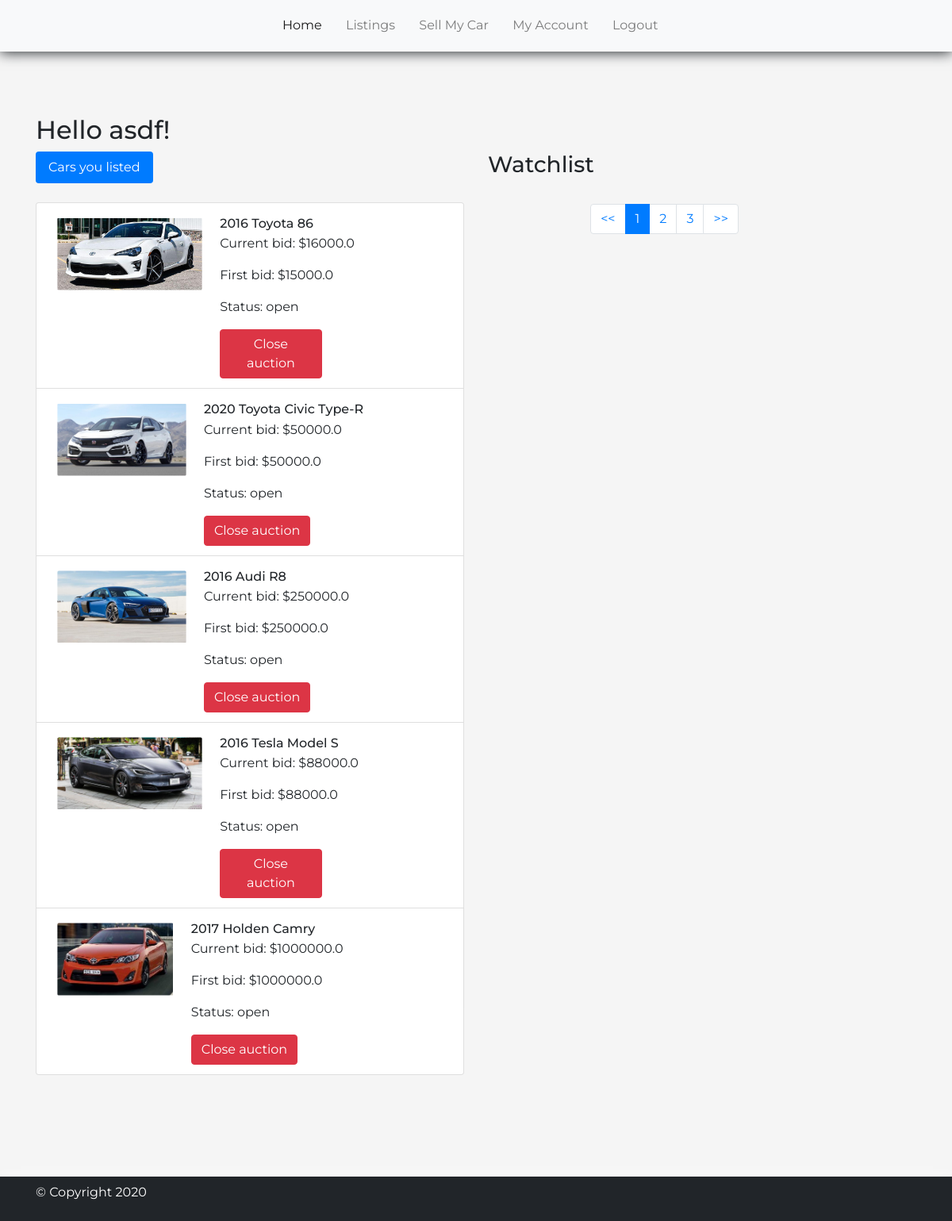
Page /account (signed in) on the committed database.
### auction/models.py (models this page shows)
class User(db.Model, UserMixin):
    id = db.Column(db.Integer, primary_key=True)
    watchlist = db.Column(db.String(500), nullable=True)
    name = db.Column(db.String(200), nullable=False)
    username = db.Column(db.String(100), unique=True, nullable=False)
    email = db.Column(db.String(120), unique=True, nullable=False)
    pass_hash = db.Column(db.String(255), nullable=False)
    reviews = db.relationship('Review', backref='user', lazy=True)
    posts = db.relationship('Auction', backref='user', lazy=True)

class Auction(db.Model):
    id = db.Column(db.Integer, primary_key=True)
    title = db.Column(db.String(200), nullable=False)
    description = db.Column(db.String(1000), nullable=False)
    startBid = db.Column(db.Float, nullable=False)
    bid = db.Column(db.Float, nullable=False)
    status = db.Column(db.String(100), nullable=False)
    brand = db.Column(db.String(100), nullable=False)
    model = db.Column(db.String(100), nullable=False)
    transmision = db.Column(db.String(100), nullable=False)
    colour = db.Column(db.String(100), nullable=False)
    body = db.Column(db.String(100), nullable=False)
    year = db.Column(db.String(100), nullable=False)
    rego = db.Column(db.String(100), nullable=False)
    mileage = db.Column(db.String(100), nullable=False)
    location = db.Column(db.String(100), nullable=False)
    auction_end = db.Column(db.DateTime, nullable=False)
    bidsMade = db.Column(db.Integer,nullable=True,default=0)
    image = db.Column(db.String(200), nullable=False)
    bids = db.relationship('Bid', backref='auction', lazy=True)
    user_id = db.Column(db.Integer, db.ForeignKey('user.id'), nullable=False)

### auction/views/routes.py (the view)
@main.route('/account')
@login_required
def account():
    watchlist = []
    if current_user.watchlist != None:
        for element in current_user.watchlist.split(',')[:-1]:
            watchlist.append(Auction.query.get(int(element)))
    return render_template('account.html',watchlist=watchlist,auctions=current_user.posts)

### auction/models.py (called while the page is built)
@login_manager.user_loader
def load_user(user_id):
    return User.query.get(int(user_id))

### auction/templates/account.html (shortened to what this page needs)
{% include "base.html" %}
<div class="pageTitle">
    <div class="container">
        <h2>Hello {{ current_user.username }}!</h2>
    </div>
</div>
<div class="accountPage">
    <div class="container">
        <div class="row">
            <div class="col-md-6">
                <div class="left-tabs mb-5">
                    <ul class="nav nav-pills mb-4" id="account-pills" role="tablist">
                        <li class="nav-item">
                            <a class="nav-link active" id="pills-summary-tab" data-toggle="pill" href="#pills-summary" aria-selected="true">Cars you listed</a>
                        </li>
                    </ul>
                    <div class="tab-content" id="account-pillsContent">
                        <div class="tab-pane fade show active" id="pills-summary" role="tabpanel" aria-labelledby="pills-summary-tab">
                            <ul class="list-group">
                              {% for element in auctions %}
                              <li class="list-group-item">
                                  <div class="media">
                                      <a href="{{url_for('listings.vehicle',id=element.id)}}"><img class="mr-3" src="..{{element.image}}"></a>
                                      <div class="media-body">
                                          <h6 class="my-1">{{element.title}}</h6>
                                          <p class="card-text">Current bid: ${{element.bid}}</p>
                                          <p class="card-text">First bid: ${{element.startBid}}</p>
                                          <p class="card-text">Status: {{element.status}}</p>
                                          <div class="row">
                                            <div class="col-md-6">
                                              <a href="{{url_for('main.close_auction',id=element.id)}}" class="btn btn-danger">Close auction</a>
                                            </div>
                                          </div>
                                      </div>
                                  </div>
                              </li>
                              {% endfor %}
                            </ul>
                        </div>
                    </div>
                </div>
            </div>
            <div class="col-md-5">
                <div class="watchList">
                    <h3>Watchlist </h3>
                    </div>
                    <nav aria-label="Watchlist pages">
                        <ul class="pagination justify-content-center my-4">
                            <li class="page-item">
                                <a class="page-link" href="#" tabindex="-1">&lt;&lt;</a>
                            </li>
                            <li class="page-item active">
                                <a class="page-link active" href="#">1<span class="sr-only">(current)</span></a>
                            </li>
                            <li class="page-item">
                                <a class="page-link" href="#">2</a>
                                </li>
                                <li class="page-item"><a class="page-link" href="#">3</a></li>
                                <li class="page-item">
                                <a class="page-link" href="#">&gt;&gt;</a>
                                </li>
                        </ul>
                    </nav>
                    </div>
                </div>
            </div>
        </div>
<footer class="navbar navbar-dark navbar-static-bottom">
    <div class="container-fluid">
        <div class="container">
            <p>&copy; Copyright 2020</p>
        </div>
    </div>
</footer>
</body>

### auction/static/styling/styles.css (style rules this page uses)
html, body { background-color: whitesmoke; font-family: 'Montserrat', sans-serif; }
.navbar { padding: .5rem; box-shadow: 0rem .05rem 1rem; }
.pageTitle { padding-top: 5rem; }
.media img { height: 6.5rem; border-radius: .5rem; padding: .4rem; }
.btn, .close { box-shadow: none !important; }
footer { background-color: #212529; color: white; padding-top: .5rem; padding-bottom: .5rem; margin-top: 5rem; }

### rows in the picture
User: username "asdf"
Auction: image (picture), title "2016 Toyota 86", bid "16000.0", startBid "15000.0", status "open"
Auction: image (picture), title "2020 Toyota Civic Type-R", bid "50000.0", startBid "50000.0", status "open"
Auction: image (picture), title "2016 Audi R8", bid "250000.0", startBid "250000.0", status "open"
Auction: image (picture), title "2016 Tesla Model S", bid "88000.0", startBid "88000.0", status "open"
Auction: image (picture), title "2017 Holden Camry", bid "1000000.0", startBid "1000000.0", status "open"
